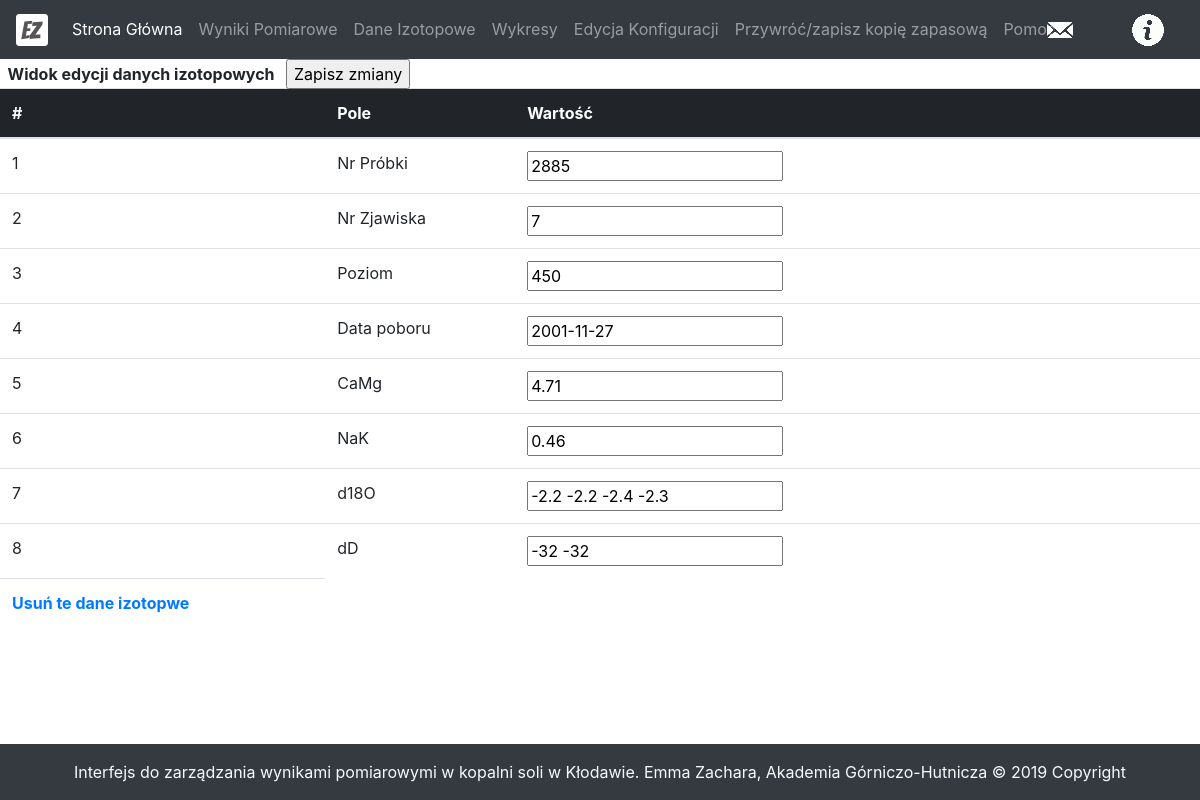
The app's page /editIsotope/1 with its own data.
### tables this page shows
CREATE TABLE izotopy(
 id INTEGER PRIMARY KEY AUTOINCREMENT,
 nr_probki	VARCHAR,
 nr_zjawiska VARCHAR,
 data_poboru VARCHAR,
 camg VARCHAR,
 nak VARCHAR,
 d18o VARCHAR,
 dd VARCHAR
, poziom TEXT);

### main.py (the view)
@app.route('/editIsotope/<int:id>', methods = ['GET', 'POST'])
def editIsotope(id):
    edited = False
    if request.method == 'POST':
        edited = True
        updateIsotope(id, request.form)
    isotope = getIsotope(id)
    isotopes = [isotope]
    convertNulls(isotopes, character='')
    return render_template('editIsotope.html', isotope=isotopes[0], edited=edited)

### dbUtils.py (called while the page is built)
def dict_factory(cursor, row):
    d = OrderedDict()
    for idx, col in enumerate(cursor.description):
        d[col[0]] = row[idx]
    return d

def getIsotope(id):
    conn = sqlite3.connect('data.db')
    cursor = conn.cursor()
    query = 'select * from izotopy where id = {0}'.format(id)
    for row in cursor.execute(query):
        r = row
    isotope = dict_factory(cursor, r)
    conn.close()
    return isotope

def convertNulls(sampleList, character='--'):
    for index, sample in enumerate(sampleList):
        for key, value in sample.items():
            if value==None:
                sampleList[index][key]=character

### templates/editIsotope.html (shortened to what this page needs)
{% extends 'layout.html' %}
{% block body %}
	<div>
		<form method="POST" action="/editIsotope/{{isotope.id}}">
			<table class="table">
				<thead>
					<tr>
						<div>
							<b>&nbsp; Widok edycji danych izotopowych &nbsp; </b>
							<input type="submit" value="Zapisz zmiany">&nbsp;
						</div>
					</tr>
					<tr>
						<th>#</th>
						<th>Pole</th>
						<th>Wartość</th>
						<th></th>
						<th></th>
						<th></th>
						<th></th>
						<th></th>
						<th></th>
					</tr>
				</thead>
  				<tbody>
  				  <tr>
					  <td>1</td>
					  <td>Nr Próbki</td>
					  <td><input type="text" name="nr_probki" value="{{isotope.nr_probki}}"></td>
					  <td></td>
					  <td></td>
					  <td></td>
					  <td></td>
					  <td></td>
					  <td></td>
  				  </tr>
				  <tr>
					  <td>2</td>
					  <td>Nr Zjawiska</td>
					  <td><input type="text" name="nr_zjawiska" value="{{isotope.nr_zjawiska}}"></td>
					  <td></td>
					  <td></td>
					  <td></td>
					  <td></td>
					  <td></td>
					  <td></td>
  				  </tr>
				  <tr>
					  <td>3</td>
					  <td>Poziom</td>
					  <td><input type="text" name="poziom" value="{{isotope.poziom}}"></td>
					  <td></td>
					  <td></td>
					  <td></td>
					  <td></td>
					  <td></td>
					  <td></td>
  				  </tr>
				  <tr>
					  <td>4</td>
					  <td>Data poboru</td>
					  <td><input type="text" name="data_poboru" value="{{isotope.data_poboru}}"></td>
					  <td></td>
					  <td></td>
					  <td></td>
					  <td></td>
					  <td></td>
					  <td></td>
  				  </tr>
				  <tr>
					  <td>5</td>
					  <td>CaMg</td>
					  <td><input type="text" name="camg" value="{{isotope.camg}}"></td>
					  <td></td>
					  <td></td>
					  <td></td>
					  <td></td>
					  <td></td>
					  <td></td>
  				  </tr>
				  <tr>
					  <td>6</td>
					  <td>NaK</td>
					  <td><input type="text" name="nak" value="{{isotope.nak}}"></td>
					  <td></td>
					  <td></td>
					  <td></td>
					  <td></td>
					  <td></td>
					  <td></td>
  				  </tr>
				  <tr>
					  <td>7</td>
					  <td>d18O</td>
					  <td><input type="text" name="d18o" value="{{isotope.d18o}}"></td>
					  <td></td>
					  <td></td>
					  <td></td>
					  <td></td>
					  <td></td>
					  <td></td>
  				  </tr>
				  <tr>
					  <td>8</td>
					  <td>dD</td>
					  <td><input type="text" name="dd" value="{{isotope.dd}}"></td>
					  <td></td>
					  <td></td>
					  <td></td>
					  <td></td>
					  <td></td>
					  <td></td>
  				  </tr>
				  <tr>
					  <td><b><a href="/deleteIsotope/{{isotope.id}}">Usuń te dane izotopwe</a></b></td>
				  </tr>
				</tbody>
			</table>
		</form>
	</div>
{% endblock %}

### static/style.css (style rules this page uses)
table { border-collapse: collapse; width: 100%; }
th, td { padding: 8px 16px; }
th { color: #fff; background-color: #212529; border-color: #32383e; }

### records on screen
izotopy: nr_probki "2885", nr_zjawiska "7", poziom "450", data_poboru "2001-11-27", camg "4.71", nak "0.46", d18o "-2.2 -2.2 -2.4 -2.3", dd "-32 -32"
